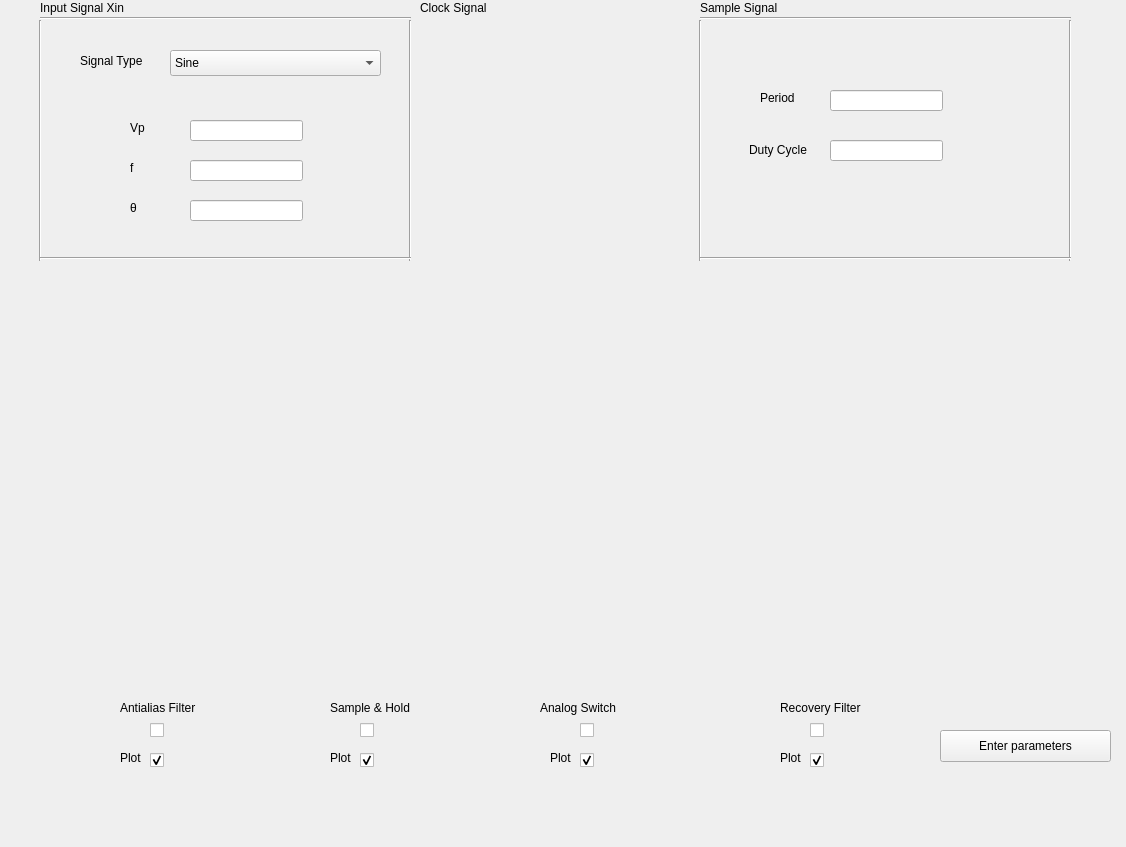
<?xml version="1.0" encoding="UTF-8"?>
<ui version="4.0">
 <class>MainWindow</class>
 <widget class="QMainWindow" name="MainWindow">
  <property name="geometry">
   <rect>
    <x>0</x>
    <y>0</y>
    <width>1126</width>
    <height>847</height>
   </rect>
  </property>
  <property name="windowTitle">
   <string>MainWindow</string>
  </property>
  <widget class="QWidget" name="centralwidget">
   <widget class="QCheckBox" name="includeFAA">
    <property name="geometry">
     <rect>
      <x>150</x>
      <y>720</y>
      <width>21</width>
      <height>20</height>
     </rect>
    </property>
    <property name="text">
     <string/>
    </property>
   </widget>
   <widget class="QCheckBox" name="includeSH">
    <property name="geometry">
     <rect>
      <x>360</x>
      <y>720</y>
      <width>21</width>
      <height>20</height>
     </rect>
    </property>
    <property name="text">
     <string/>
    </property>
   </widget>
   <widget class="QCheckBox" name="includeAnalogKey">
    <property name="geometry">
     <rect>
      <x>580</x>
      <y>720</y>
      <width>21</width>
      <height>20</height>
     </rect>
    </property>
    <property name="text">
     <string/>
    </property>
   </widget>
   <widget class="QCheckBox" name="includeRF">
    <property name="geometry">
     <rect>
      <x>810</x>
      <y>720</y>
      <width>21</width>
      <height>20</height>
     </rect>
    </property>
    <property name="text">
     <string/>
    </property>
   </widget>
   <widget class="QLabel" name="includeFAALabel">
    <property name="geometry">
     <rect>
      <x>120</x>
      <y>700</y>
      <width>101</width>
      <height>16</height>
     </rect>
    </property>
    <property name="text">
     <string>Antialias Filter</string>
    </property>
   </widget>
   <widget class="QLabel" name="includeSHLabel">
    <property name="geometry">
     <rect>
      <x>330</x>
      <y>700</y>
      <width>101</width>
      <height>16</height>
     </rect>
    </property>
    <property name="text">
     <string>Sample &amp; Hold</string>
    </property>
   </widget>
   <widget class="QLabel" name="includeAnalogKeyLabel">
    <property name="geometry">
     <rect>
      <x>540</x>
      <y>700</y>
      <width>101</width>
      <height>16</height>
     </rect>
    </property>
    <property name="text">
     <string>Analog Switch</string>
    </property>
   </widget>
   <widget class="QLabel" name="includeFRLabel">
    <property name="geometry">
     <rect>
      <x>780</x>
      <y>700</y>
      <width>101</width>
      <height>16</height>
     </rect>
    </property>
    <property name="text">
     <string>Recovery Filter</string>
    </property>
   </widget>
   <widget class="Line" name="line">
    <property name="geometry">
     <rect>
      <x>30</x>
      <y>20</y>
      <width>20</width>
      <height>241</height>
     </rect>
    </property>
    <property name="orientation">
     <enum>Qt::Vertical</enum>
    </property>
   </widget>
   <widget class="Line" name="line_3">
    <property name="geometry">
     <rect>
      <x>400</x>
      <y>20</y>
      <width>20</width>
      <height>241</height>
     </rect>
    </property>
    <property name="orientation">
     <enum>Qt::Vertical</enum>
    </property>
   </widget>
   <widget class="Line" name="line_5">
    <property name="geometry">
     <rect>
      <x>40</x>
      <y>250</y>
      <width>371</width>
      <height>16</height>
     </rect>
    </property>
    <property name="orientation">
     <enum>Qt::Horizontal</enum>
    </property>
   </widget>
   <widget class="Line" name="line_6">
    <property name="geometry">
     <rect>
      <x>40</x>
      <y>10</y>
      <width>371</width>
      <height>16</height>
     </rect>
    </property>
    <property name="orientation">
     <enum>Qt::Horizontal</enum>
    </property>
   </widget>
   <widget class="Line" name="line_7">
    <property name="geometry">
     <rect>
      <x>700</x>
      <y>10</y>
      <width>371</width>
      <height>16</height>
     </rect>
    </property>
    <property name="orientation">
     <enum>Qt::Horizontal</enum>
    </property>
   </widget>
   <widget class="Line" name="line_4">
    <property name="geometry">
     <rect>
      <x>1060</x>
      <y>20</y>
      <width>20</width>
      <height>241</height>
     </rect>
    </property>
    <property name="orientation">
     <enum>Qt::Vertical</enum>
    </property>
   </widget>
   <widget class="Line" name="line_2">
    <property name="geometry">
     <rect>
      <x>690</x>
      <y>20</y>
      <width>20</width>
      <height>241</height>
     </rect>
    </property>
    <property name="orientation">
     <enum>Qt::Vertical</enum>
    </property>
   </widget>
   <widget class="Line" name="line_8">
    <property name="geometry">
     <rect>
      <x>700</x>
      <y>250</y>
      <width>371</width>
      <height>16</height>
     </rect>
    </property>
    <property name="orientation">
     <enum>Qt::Horizontal</enum>
    </property>
   </widget>
   <widget class="QComboBox" name="signalTypeInput">
    <property name="geometry">
     <rect>
      <x>170</x>
      <y>50</y>
      <width>211</width>
      <height>26</height>
     </rect>
    </property>
    <item>
     <property name="text">
      <string>Sine</string>
     </property>
    </item>
    <item>
     <property name="text">
      <string>Cosine</string>
     </property>
    </item>
    <item>
     <property name="text">
      <string>3/2 Sine</string>
     </property>
    </item>
    <item>
     <property name="text">
      <string>Sawtooth</string>
     </property>
    </item>
    <item>
     <property name="text">
      <string>Impulse</string>
     </property>
    </item>
    <item>
     <property name="text">
      <string>AM</string>
     </property>
    </item>
   </widget>
   <widget class="QLabel" name="inputSignalXinLabel">
    <property name="geometry">
     <rect>
      <x>40</x>
      <y>0</y>
      <width>121</width>
      <height>16</height>
     </rect>
    </property>
    <property name="text">
     <string>Input Signal Xin</string>
    </property>
   </widget>
   <widget class="QLabel" name="sampleSignalLabel">
    <property name="geometry">
     <rect>
      <x>700</x>
      <y>0</y>
      <width>121</width>
      <height>16</height>
     </rect>
    </property>
    <property name="text">
     <string>Sample Signal</string>
    </property>
   </widget>
   <widget class="QPushButton" name="acceptParametersButton">
    <property name="geometry">
     <rect>
      <x>940</x>
      <y>730</y>
      <width>171</width>
      <height>32</height>
     </rect>
    </property>
    <property name="text">
     <string>Enter parameters</string>
    </property>
   </widget>
   <widget class="QLabel" name="signalTypeLabel">
    <property name="geometry">
     <rect>
      <x>80</x>
      <y>50</y>
      <width>81</width>
      <height>21</height>
     </rect>
    </property>
    <property name="text">
     <string>Signal Type</string>
    </property>
   </widget>
   <widget class="QLineEdit" name="oscilatorPeriod">
    <property name="geometry">
     <rect>
      <x>830</x>
      <y>90</y>
      <width>113</width>
      <height>21</height>
     </rect>
    </property>
   </widget>
   <widget class="QLineEdit" name="dutyCycleInputBox">
    <property name="geometry">
     <rect>
      <x>830</x>
      <y>140</y>
      <width>113</width>
      <height>21</height>
     </rect>
    </property>
   </widget>
   <widget class="QLabel" name="periodInputLabel">
    <property name="geometry">
     <rect>
      <x>760</x>
      <y>90</y>
      <width>60</width>
      <height>16</height>
     </rect>
    </property>
    <property name="text">
     <string>Period</string>
    </property>
   </widget>
   <widget class="QLabel" name="dutyCycleInputLabel">
    <property name="geometry">
     <rect>
      <x>749</x>
      <y>140</y>
      <width>71</width>
      <height>20</height>
     </rect>
    </property>
    <property name="text">
     <string>Duty Cycle</string>
    </property>
   </widget>
   <widget class="QStackedWidget" name="stackedInputSignalOptions">
    <property name="geometry">
     <rect>
      <x>110</x>
      <y>110</y>
      <width>221</width>
      <height>131</height>
     </rect>
    </property>
    <property name="currentIndex">
     <number>0</number>
    </property>
    <widget class="QWidget" name="stackedSine" native="true">
     <widget class="QLabel" name="periodInputLabel_7">
      <property name="geometry">
       <rect>
        <x>20</x>
        <y>90</y>
        <width>60</width>
        <height>16</height>
       </rect>
      </property>
      <property name="text">
       <string>θ</string>
      </property>
     </widget>
     <widget class="QLabel" name="periodInputLabel_6">
      <property name="geometry">
       <rect>
        <x>20</x>
        <y>50</y>
        <width>60</width>
        <height>16</height>
       </rect>
      </property>
      <property name="text">
       <string>f</string>
      </property>
     </widget>
     <widget class="QLineEdit" name="phaseForSine">
      <property name="geometry">
       <rect>
        <x>80</x>
        <y>90</y>
        <width>113</width>
        <height>21</height>
       </rect>
      </property>
     </widget>
     <widget class="QLabel" name="periodInputLabel_5">
      <property name="geometry">
       <rect>
        <x>20</x>
        <y>10</y>
        <width>60</width>
        <height>16</height>
       </rect>
      </property>
      <property name="text">
       <string>Vp</string>
      </property>
     </widget>
     <widget class="QLineEdit" name="fForSine">
      <property name="geometry">
       <rect>
        <x>80</x>
        <y>50</y>
        <width>113</width>
        <height>21</height>
       </rect>
      </property>
     </widget>
     <widget class="QLineEdit" name="vpForSine">
      <property name="geometry">
       <rect>
        <x>80</x>
        <y>10</y>
        <width>113</width>
        <height>21</height>
       </rect>
      </property>
     </widget>
    </widget>
    <widget class="QWidget" name="stackedCosine">
     <widget class="QLineEdit" name="periodInputBox_8">
      <property name="geometry">
       <rect>
        <x>80</x>
        <y>50</y>
        <width>113</width>
        <height>21</height>
       </rect>
      </property>
     </widget>
     <widget class="QLabel" name="periodInputLabel_8">
      <property name="geometry">
       <rect>
        <x>20</x>
        <y>10</y>
        <width>60</width>
        <height>16</height>
       </rect>
      </property>
      <property name="text">
       <string>Vp</string>
      </property>
     </widget>
     <widget class="QLabel" name="periodInputLabel_9">
      <property name="geometry">
       <rect>
        <x>20</x>
        <y>50</y>
        <width>60</width>
        <height>16</height>
       </rect>
      </property>
      <property name="text">
       <string>f</string>
      </property>
     </widget>
     <widget class="QLineEdit" name="periodInputBox_9">
      <property name="geometry">
       <rect>
        <x>80</x>
        <y>10</y>
        <width>113</width>
        <height>21</height>
       </rect>
      </property>
     </widget>
     <widget class="QLineEdit" name="periodInputBox_10">
      <property name="geometry">
       <rect>
        <x>80</x>
        <y>90</y>
        <width>113</width>
        <height>21</height>
       </rect>
      </property>
     </widget>
     <widget class="QLabel" name="periodInputLabel_10">
      <property name="geometry">
       <rect>
        <x>20</x>
        <y>90</y>
        <width>60</width>
        <height>16</height>
       </rect>
      </property>
      <property name="text">
       <string>θ</string>
      </property>
     </widget>
    </widget>
    <widget class="QWidget" name="stackedImpulse">
     <widget class="QLineEdit" name="periodInputBox_11">
      <property name="geometry">
       <rect>
        <x>80</x>
        <y>50</y>
        <width>113</width>
        <height>21</height>
       </rect>
      </property>
     </widget>
     <widget class="QLabel" name="periodInputLabel_11">
      <property name="geometry">
       <rect>
        <x>20</x>
        <y>10</y>
        <width>60</width>
        <height>16</height>
       </rect>
      </property>
      <property name="text">
       <string>Vp</string>
      </property>
     </widget>
     <widget class="QLabel" name="periodInputLabel_12">
      <property name="geometry">
       <rect>
        <x>20</x>
        <y>50</y>
        <width>60</width>
        <height>16</height>
       </rect>
      </property>
      <property name="text">
       <string>f</string>
      </property>
     </widget>
     <widget class="QLineEdit" name="periodInputBox_12">
      <property name="geometry">
       <rect>
        <x>80</x>
        <y>10</y>
        <width>113</width>
        <height>21</height>
       </rect>
      </property>
     </widget>
     <widget class="QLineEdit" name="periodInputBox_13">
      <property name="geometry">
       <rect>
        <x>80</x>
        <y>90</y>
        <width>113</width>
        <height>21</height>
       </rect>
      </property>
     </widget>
     <widget class="QLabel" name="periodInputLabel_13">
      <property name="geometry">
       <rect>
        <x>20</x>
        <y>90</y>
        <width>60</width>
        <height>16</height>
       </rect>
      </property>
      <property name="text">
       <string>θ</string>
      </property>
     </widget>
    </widget>
    <widget class="QWidget" name="stackedAM">
     <widget class="QLineEdit" name="periodInputBox_14">
      <property name="geometry">
       <rect>
        <x>80</x>
        <y>50</y>
        <width>113</width>
        <height>21</height>
       </rect>
      </property>
     </widget>
     <widget class="QLabel" name="periodInputLabel_14">
      <property name="geometry">
       <rect>
        <x>20</x>
        <y>10</y>
        <width>60</width>
        <height>16</height>
       </rect>
      </property>
      <property name="text">
       <string>Vp</string>
      </property>
     </widget>
     <widget class="QLabel" name="periodInputLabel_15">
      <property name="geometry">
       <rect>
        <x>20</x>
        <y>50</y>
        <width>60</width>
        <height>16</height>
       </rect>
      </property>
      <property name="text">
       <string>f</string>
      </property>
     </widget>
     <widget class="QLineEdit" name="periodInputBox_15">
      <property name="geometry">
       <rect>
        <x>80</x>
        <y>10</y>
        <width>113</width>
        <height>21</height>
       </rect>
      </property>
     </widget>
     <widget class="QLineEdit" name="periodInputBox_16">
      <property name="geometry">
       <rect>
        <x>80</x>
        <y>90</y>
        <width>113</width>
        <height>21</height>
       </rect>
      </property>
     </widget>
     <widget class="QLabel" name="periodInputLabel_16">
      <property name="geometry">
       <rect>
        <x>20</x>
        <y>90</y>
        <width>60</width>
        <height>16</height>
       </rect>
      </property>
      <property name="text">
       <string>θ</string>
      </property>
     </widget>
    </widget>
   </widget>
   <widget class="plotTimeClass" name="timePlot" native="true">
    <property name="geometry">
     <rect>
      <x>30</x>
      <y>270</y>
      <width>531</width>
      <height>411</height>
     </rect>
    </property>
   </widget>
   <widget class="plotFrequencyClass" name="frequencyPlot" native="true">
    <property name="geometry">
     <rect>
      <x>580</x>
      <y>270</y>
      <width>531</width>
      <height>411</height>
     </rect>
    </property>
   </widget>
   <widget class="plotClockClass" name="clockPlot" native="true">
    <property name="geometry">
     <rect>
      <x>420</x>
      <y>20</y>
      <width>271</width>
      <height>241</height>
     </rect>
    </property>
   </widget>
   <widget class="QLabel" name="clockSignalLabel">
    <property name="geometry">
     <rect>
      <x>420</x>
      <y>0</y>
      <width>121</width>
      <height>16</height>
     </rect>
    </property>
    <property name="text">
     <string>Clock Signal</string>
    </property>
   </widget>
   <widget class="QLabel" name="itbaLogoPlacer">
    <property name="geometry">
     <rect>
      <x>450</x>
      <y>770</y>
      <width>211</width>
      <height>71</height>
     </rect>
    </property>
    <property name="text">
     <string/>
    </property>
    <property name="pixmap">
     <pixmap>../../../../../../Desktop/itbaLogo.png</pixmap>
    </property>
   </widget>
   <widget class="QCheckBox" name="plotIncludeFAA">
    <property name="geometry">
     <rect>
      <x>150</x>
      <y>750</y>
      <width>21</width>
      <height>20</height>
     </rect>
    </property>
    <property name="text">
     <string/>
    </property>
    <property name="checked">
     <bool>true</bool>
    </property>
   </widget>
   <widget class="QCheckBox" name="plotIncludeSH">
    <property name="geometry">
     <rect>
      <x>360</x>
      <y>750</y>
      <width>21</width>
      <height>20</height>
     </rect>
    </property>
    <property name="text">
     <string/>
    </property>
    <property name="checked">
     <bool>true</bool>
    </property>
   </widget>
   <widget class="QCheckBox" name="plotIncludeAnalogKey">
    <property name="geometry">
     <rect>
      <x>580</x>
      <y>750</y>
      <width>21</width>
      <height>20</height>
     </rect>
    </property>
    <property name="text">
     <string/>
    </property>
    <property name="checked">
     <bool>true</bool>
    </property>
   </widget>
   <widget class="QCheckBox" name="plotIncludeRF">
    <property name="geometry">
     <rect>
      <x>810</x>
      <y>750</y>
      <width>21</width>
      <height>20</height>
     </rect>
    </property>
    <property name="text">
     <string/>
    </property>
    <property name="checked">
     <bool>true</bool>
    </property>
   </widget>
   <widget class="QLabel" name="plotLabel">
    <property name="geometry">
     <rect>
      <x>120</x>
      <y>750</y>
      <width>31</width>
      <height>16</height>
     </rect>
    </property>
    <property name="text">
     <string>Plot</string>
    </property>
   </widget>
   <widget class="QLabel" name="plotLabel_2">
    <property name="geometry">
     <rect>
      <x>330</x>
      <y>750</y>
      <width>31</width>
      <height>16</height>
     </rect>
    </property>
    <property name="text">
     <string>Plot</string>
    </property>
   </widget>
   <widget class="QLabel" name="plotLabel_3">
    <property name="geometry">
     <rect>
      <x>550</x>
      <y>750</y>
      <width>31</width>
      <height>16</height>
     </rect>
    </property>
    <property name="text">
     <string>Plot</string>
    </property>
   </widget>
   <widget class="QLabel" name="plotLabel_4">
    <property name="geometry">
     <rect>
      <x>780</x>
      <y>750</y>
      <width>31</width>
      <height>16</height>
     </rect>
    </property>
    <property name="text">
     <string>Plot</string>
    </property>
   </widget>
  </widget>
 </widget>
 <customwidgets>
  <customwidget>
   <class>plotTimeClass</class>
   <extends>QWidget</extends>
   <header>plottimeclass.h</header>
   <container>1</container>
  </customwidget>
  <customwidget>
   <class>plotFrequencyClass</class>
   <extends>QWidget</extends>
   <header>plotfrequencyclass.h</header>
   <container>1</container>
  </customwidget>
  <customwidget>
   <class>plotClockClass</class>
   <extends>QWidget</extends>
   <header>plotclockclass.h</header>
   <container>1</container>
  </customwidget>
 </customwidgets>
 <resources/>
 <connections/>
</ui>
